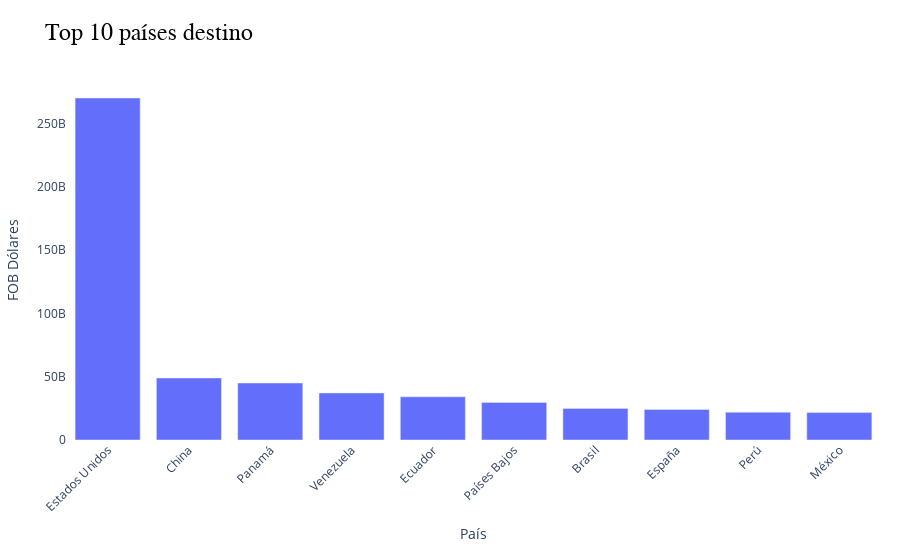

Notebook cell for this chart:
### Code cell
fig = px.bar(top_paises,
             x='PAIS',
             y='FOBDOL',
             title='Top 10 países destino',
             labels={"PAIS": "País", "FOBDOL": "FOB Dólares"}
             )
fig = aplicar_estilo(fig)
fig.show()

### Figure 1 — Plotly figure (JSON) as saved in the notebook; plotly's stock layout.template omitted (floating-point values rounded to 4 significant figures)
{"data": [{"hovertemplate": "País=%{x}<br>FOB Dólares=%{y}<extra></extra>", "legendgroup": "", "marker": {"color": "#636efa", "pattern": {"shape": ""}}, "name": "", "orientation": "v", "showlegend": false, "textposition": "auto", "type": "bar", "x": ["Estados Unidos", "China", "Panamá", "Venezuela", "Ecuador", "Países Bajos", "Brasil", "España", "Perú", "México"], "xaxis": "x", "y": [270100000000.0, 48960000000.0, 45010000000.0, 37170000000.0, 34100000000.0, 29690000000.0, 24970000000.0, 24100000000.0, 21910000000.0, 21640000000.0], "yaxis": "y"}], "layout": {"barmode": "relative", "legend": {"tracegroupgap": 0}, "margin": {"b": 120, "l": 40, "r": 20, "t": 80}, "paper_bgcolor": "white", "plot_bgcolor": "white", "showlegend": false, "title": {"font": {"color": "black", "family": "Arial", "size": 24}, "text": "Top 10 países destino"}, "xaxis": {"anchor": "y", "domain": [0, 1], "tickangle": -45, "tickfont": {"size": 12}, "title": {"text": "País"}}, "yaxis": {"anchor": "x", "domain": [0, 1], "tickfont": {"size": 12}, "title": {"text": "FOB Dólares"}}}}
